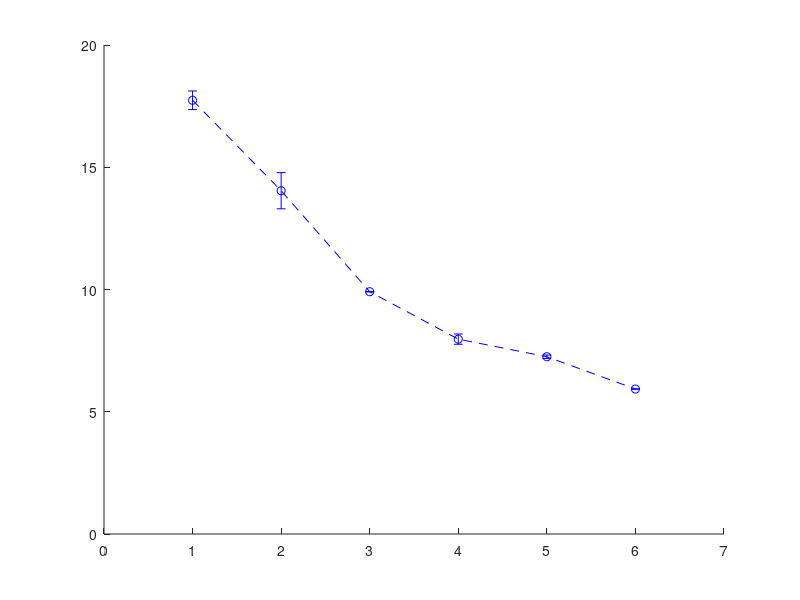

Source code (MATLAB): (Note: this script raises an error after producing the figure.)
sh_speeds = [17.74 14.04 9.91 7.97 7.25 5.93];
sh_errors = [ 0.38  0.74 0.01 0.21 0.07 0.01];

hist_speeds = [16.20 15.46 15.11 14.97];
hist_errors = [ 0.18  0.04 0.09  0.03];

figure(1)
clf
hold on
%errorbar(sh_speeds, sh_errors, 'ob', 'MarkerSize', 6, 'MarkerFaceColor',[0,0,0.8])
%errorbar(hist_speeds, hist_errors, 'dr', 'MarkerSize', 6, 'MarkerFaceColor',[0.8,0,0])
errorbar(sh_speeds, sh_errors, '--ob', 'MarkerSize', 7)
errorbar(hist_speeds, hist_errors, '--dr', 'MarkerSize', 7)
xlim([0  7])
ylim([0 22])
legend({'Hue-matching','Histogram-matching'},'FontSize',22)
xlabel('Number of cars','FontSize',22)
ylabel('Frames per second','FontSize',22)
xt = get(gca, 'XTick');
set(gca, 'FontSize', 18)
hold off